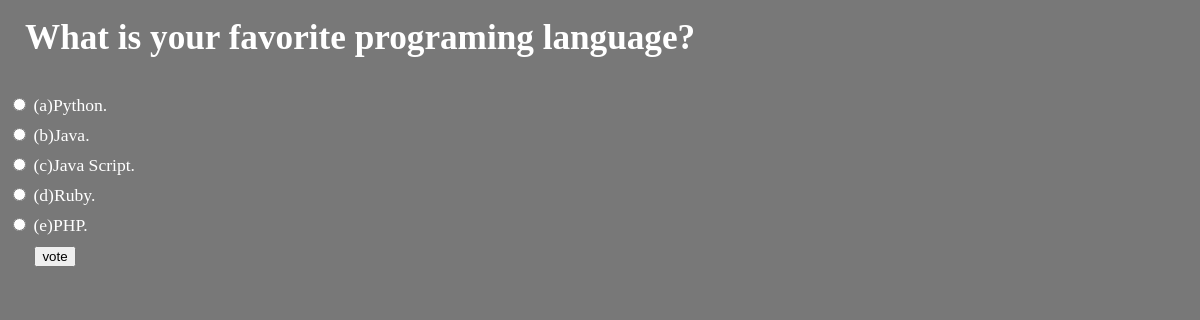
Screenshot of /polls/7/ with the database file from the repository.
### polls/models.py (models this page shows, shortened)
class Question(models.Model):
    question_text = models.CharField(max_length=200)
    pub_date = models.DateTimeField('date published')

class Choice(models.Model):
    question = models.ForeignKey(Question,on_delete=models.CASCADE)
    choice_text = models.CharField(max_length=200)
    votes = models.IntegerField(default=0)

### polls/views.py (the view)
# urls.py: path('<int:pk>/', views.DetailView.as_view(), name='detail'),
class DetailView(generic.DetailView):
    model = Question
    template_name = 'polls/detail.html'
    def get_queryset(self):
        return Question.objects.filter(pub_date__lte=timezone.now())

### polls/templates/polls/detail.html (shortened to what this page needs)
{% load static %}
<h1>&nbsp; {{ question.question_text }}</h1>
<link rel="stylesheet" type="text/css" href="{% static 'polls/style.css' %}">
<form action="{% url 'polls:vote' question.id %}" method="post">
    {% for choice in question.choice_set.all %}
      <input type="radio" name="choice" id="choice{{ forloop.counter }}" value="{{ choice.id }}">
      <label for="choice{{ forloop.counter }}">{{ choice.choice_text }}</label><br>
      {% endfor %}&nbsp; &nbsp; &nbsp;
      <input type="submit" value="vote">
</form>

### rows the page displays
Question: question_text "What is your favorite programing language?"
Choice: choice_text "(a)Python."
Choice: choice_text "(b)Java."
Choice: choice_text "(c)Java Script."
Choice: choice_text "(d)Ruby."
Choice: choice_text "(e)PHP."
